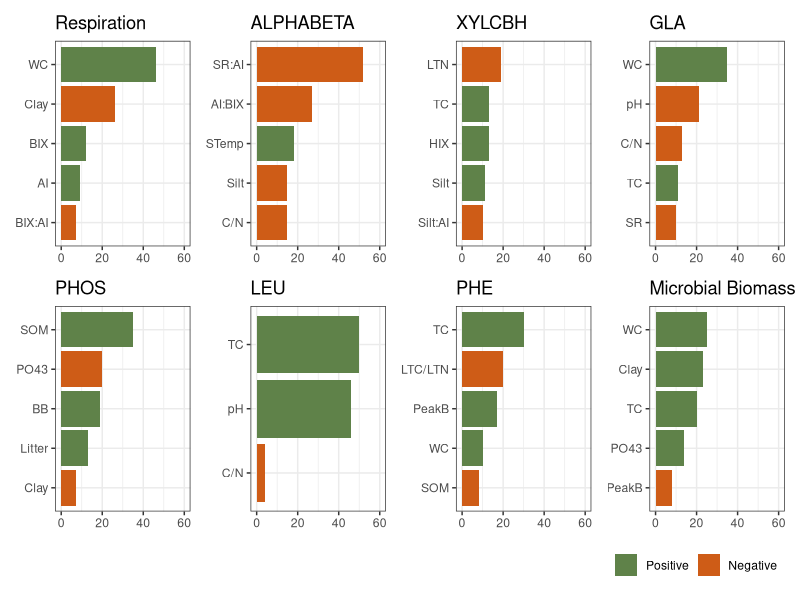

Source code (R): (Note: this script raises an error after producing the figure.)
rm(list = ls())
dev.off()

library(readxl)
library(ggplot2)
library(dplyr)
library(patchwork)
library(stringr)

results <- read_excel("model_results.xlsx")

results$Sign <- ifelse(results$Standardized > 0, "Positive", "Negative")

results$Std_perc <- abs(results$Std_perc)
results <- subset(results, Ranks <= 5)

results <- subset(results, Model != "BB")
results <- subset(results, Model != "FB")
# results <- subset(results, Model != "MB")
# results <- subset(results, Model != "alphabeta")
# results <- subset(results, Model != "xylcbh")
results <- subset(results, Model != "Cenz")

results$Model <- str_replace(results$Model,'MB','Microbial Biomass')
results$Model <- str_replace(results$Model,'FOS','PHOS')

#Reorder rows for ggarrange plots in desired order:
new_order <- c(1:5, 34:38, 29:33, 11:28, 6:10)
results <- results[new_order, ]


unique_models <- unique(results$Model)
plots <- list()

for (model in unique_models) {
  model_data <- subset(results, Model == model)
  model_data <- arrange(model_data, Std_perc)
  
  plot <- ggplot(model_data, aes(x = reorder(Variables, Std_perc), y = Std_perc, fill = Sign)) +
    geom_bar(stat = "identity") +
    labs(title = paste(model), x = "Variables") +
    coord_flip()+
    theme_bw()+
    theme(legend.position = "none",
          legend.title = element_blank(),
          axis.title.y = element_blank(),
          axis.title.x = element_blank())+
    scale_fill_manual(values = c(Positive = "#5F8249", Negative = "#CE5C17"))+
    ylim(0,60)
  
  plots[[model]] <- plot
}

combined_plots <- wrap_plots(plots, nrow = 2) +
  theme(legend.position = "bottom",
        legend.justification = c("right", "bottom"))+
  guides(fill = guide_legend(reverse = TRUE))

print(combined_plots)

ggsave("Figures/1 GRADIENT/Drivers_models.png", width = 12, height = 6, dpi = 300)




